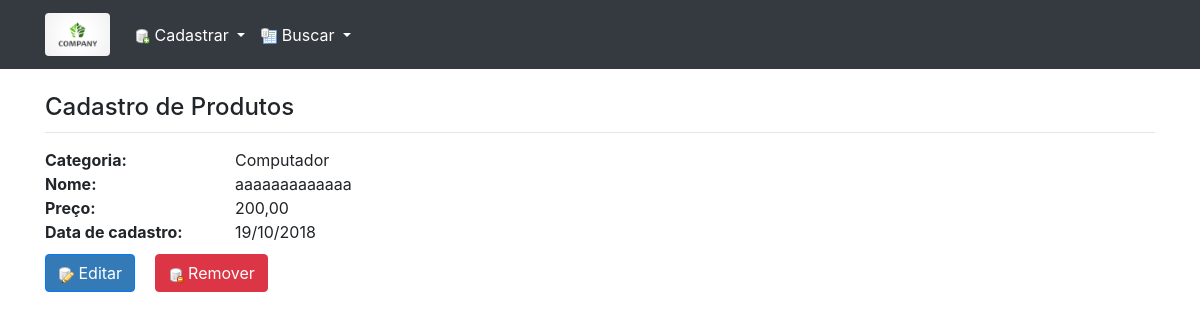
Page /produto/exibir/24/ (signed in) on the committed database.
### produto/models.py (models this page shows, shortened)
class Produto(models.Model):
    user = models.ForeignKey(settings.AUTH_USER_MODEL,
                             related_name='produtos',
                             on_delete=models.DO_NOTHING,
                             null=True)
    categoria = models.ForeignKey(Categoria, on_delete=models.DO_NOTHING)
    nome = models.CharField(max_length=120)
    slug = models.SlugField(max_length=120, null=True)
    preco = models.DecimalField(max_digits=10, decimal_places=2, default=0)
    data_cadastro = models.DateField(null=True)
    class Meta:
        db_table = 'produto'
        ordering = ('nome',)
    def data_cadastro_masc(self):
        return self.data_cadastro.strftime("%d/%m/%Y")

class Categoria(models.Model):
    nome = models.CharField(max_length=200, db_index=True)
    slug = models.SlugField(max_length=200)
    class Meta:
        db_table = 'categoria'
        ordering = ('nome',)
    def __str__(self):
        return self.nome

### produto/views.py (the view)
# urls.py: path('exibir/<int:id>/', views.exibe_produto, name='exibe_produto'),
def exibe_produto(request, id):
    produto = get_object_or_404(Produto, pk=id)
    remove_produto_form = RemoveProdutoForm(initial={'produto_id': id})
    return render(request, 'produto/exibe_produto.html', {'produto': produto,
                                                          'remove_produto_form': remove_produto_form})

### produto/templates/produto/exibe_produto.html (shortened to what this page needs)
{% extends "base.html" %}
{% load static %}
{% block conteudo %}
    <br>
    <div style="margin-bottom: 15px;">
        <div class="text-left">
            <h4 class="titulo" style="margin-bottom: 0px;">Cadastro de Produtos</h4>
            <hr style="margin-top: 10px; margin-bottom: 0px;">
        </div>
    </div>
    <div class="row">
        <div class="col-lg-2">
            <span class="texto"><b>Categoria: </b></span>
        </div>
        <div class="col-lg-10">
            <span class="texto">{{ produto.categoria }}</span>
        </div>
        <div class="col-lg-2">
            <span class="texto"><b>Nome: </b></span>
        </div>
        <div class="col-lg-10">
            <span class="texto">{{ produto.nome }}</span>
        </div>
        <div class="col-lg-2">
            <span class="texto"><b>Preço: </b></span>
        </div>
        <div class="col-lg-10">
            <span class="texto">{{ produto.preco }}</span>
        </div>
        <div class="col-lg-2">
            <span class="texto"><b>Data de cadastro: </b></span>
        </div>
        <div class="col-lg-10">
            <span class="texto">{{ produto.data_cadastro_masc }}</span>
        </div>
    </div>
    {% if remove_produto_form %}
        <div class="form-group" style="margin-top: 10px; margin-bottom: 0px;">
            <div class="row">
                <div class="col-lg-12 form-inline">
                    <a id="botao_editar" style="margin-right: 15px;" href="{% url 'produto:edita_produto' produto.id %}" style="margin-top: 0px" class="btn btn-primary">
                        <img src="{% static 'produto/images/skin/database_edit.png' %}"/>
                        Editar
                    </a>
                    {% if produto.user == request.user %}
                        <form id="remove_produto_form"
                              style="margin-bottom: 0px; margin-top: 0px;"
                              action ="{% url 'produto:remove_produto' %}"
                              method ="post" novalidate>
                            <button {% if produto.user != request.user %}disabled="disabled"{% endif %}
                                    id="botao_remover"
                                    style="margin-top: 0px;" type="button"
                                    class="btn btn-danger">
                                <img src="{% static 'produto/images/skin/database_delete.png' %}"/> Remover
                            </button>
                        </form>
                    {% endif %}
                </div>
            </div>
        </div>
    {% endif %}
{% endblock %}

### produto/static/produto/css/base.css (style rules this page uses)
.barra { overflow-y: scroll; }
a { color: #337ab7; }
a.btn-primary, button.btn-primary { background-color: #337ab7; }

### rows in the picture
Produto: categoria "Computador", nome "aaaaaaaaaaaaa", preco "200,00", data_cadastro_masc "19/10/2018"
